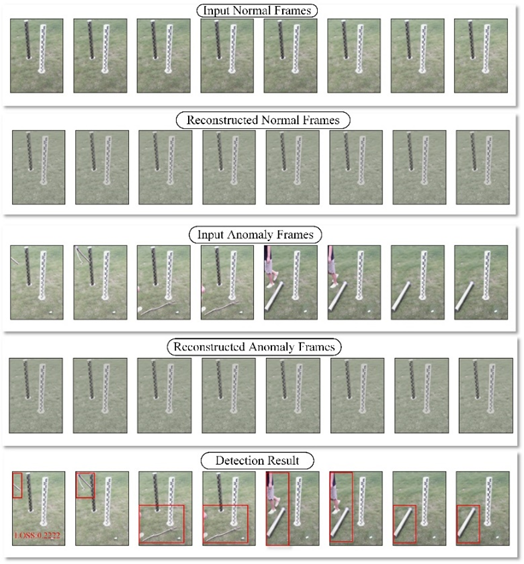
#> input picture image-1.png, 524 x 564 px
$ python val3.py
#> lines starting #> are read from the running program, lines starting #| are printed output that depends on the picture; long printed decimals are rounded
import numpy as np
import tkinter as tk
from tkinter import filedialog
from PIL import Image
from sklearn.metrics.pairwise import cosine_similarity
from scipy.spatial.distance import euclidean

def open_image():
    root = tk.Tk()
    root.withdraw()
    file_path = filedialog.askopenfilename()
#> the answer given: ../image-1.png
    return file_path

def cosine_distance(img1, img2):
    img1_flat = img1.flatten().reshape(1, -1)
    img2_flat = img2.flatten().reshape(1, -1)
    similarity = cosine_similarity(img1_flat, img2_flat)
    return 1 - similarity

def euclidean_distance(img1, img2):
    return euclidean(img1.flatten(), img2.flatten())

def main():
    print("Please select the input image.")
    img1_path = open_image()
    print(f"Selected input image: {img1_path}")

    print("Please select the reconstructed image.")
    img2_path = open_image()
#> the answer given: ../image.png
    print(f"Selected reconstructed image: {img2_path}")

    img1 = Image.open(img1_path).convert('RGB')
    img2 = Image.open(img2_path).convert('RGB')
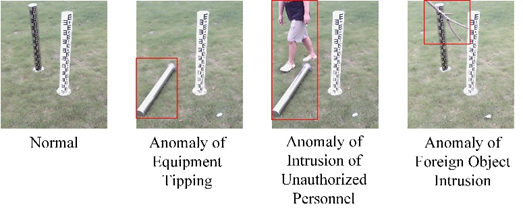
#> input picture image.png, 523 x 215 px

    target_size = (320, 320)
    img1 = img1.resize(target_size)
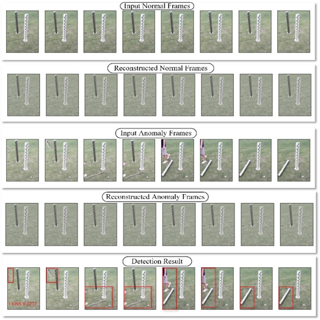
#> img1: PIL image 320x320 RGB; mean R, G, B 194, 195.9, 187.4
    img2 = img2.resize(target_size)
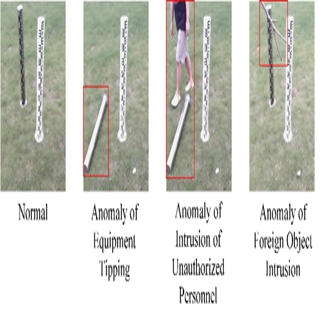
#> img2: PIL image 320x320 RGB; mean R, G, B 204.5, 205.4, 198

    img1_array = np.array(img1)
    img2_array = np.array(img2)

    cos_dist = cosine_distance(img1_array, img2_array)
#> in cosine_distance, `similarity = cosine_similarity(img1_flat, img2_flat)`: similarity = [0.941]
#> cos_dist = [0.0591]
    euc_dist = euclidean_distance(img1_array, img2_array)
#> euc_dist = 83486.5

    print(f"Cosine distance: {cos_dist[0][0]}")
#| Cosine distance: 0.05913
    print(f"Euclidean distance: {euc_dist}")
#| Euclidean distance: 83486.503

if __name__ == "__main__":
    main()
